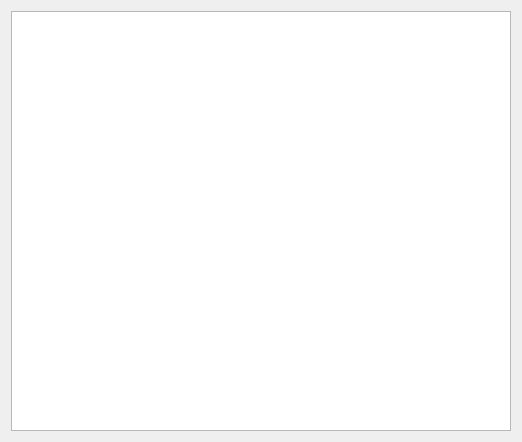
<?xml version="1.0" encoding="UTF-8"?>
<ui version="4.0">
 <class>WotWidget</class>
 <widget class="QWidget" name="WotWidget">
  <property name="geometry">
   <rect>
    <x>0</x>
    <y>0</y>
    <width>522</width>
    <height>442</height>
   </rect>
  </property>
  <property name="windowTitle">
   <string>Form</string>
  </property>
  <layout class="QGridLayout" name="gridLayout">
   <item row="0" column="0" colspan="2">
    <widget class="WotGraphicsView" name="graphics_view">
     <property name="viewportUpdateMode">
      <enum>QGraphicsView::BoundingRectViewportUpdate</enum>
     </property>
    </widget>
   </item>
  </layout>
 </widget>
 <customwidgets>
  <customwidget>
   <class>WotGraphicsView</class>
   <extends>QGraphicsView</extends>
   <header>sakia.gui.graphs.wot.graphics_view</header>
  </customwidget>
 </customwidgets>
 <resources>
  <include location="../../../../../res/icons/icons.qrc"/>
 </resources>
 <connections/>
 <slots>
  <slot>reset()</slot>
  <slot>search()</slot>
  <slot>select_node()</slot>
 </slots>
</ui>
